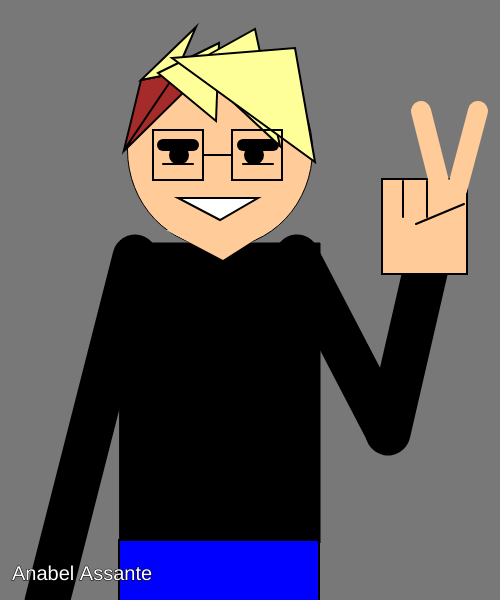
Frame 1 (no input)
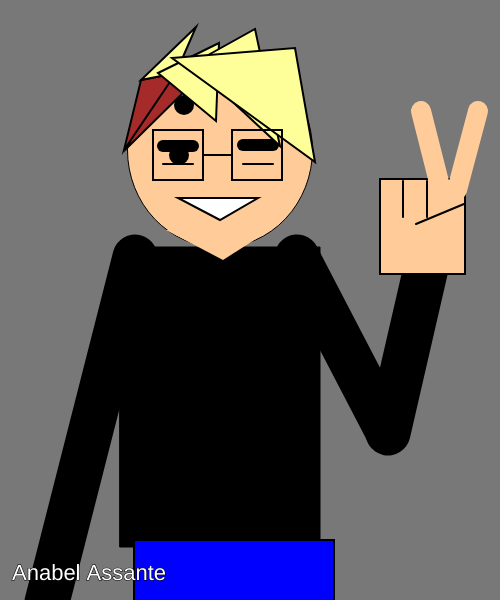
Frame 60 (no input)
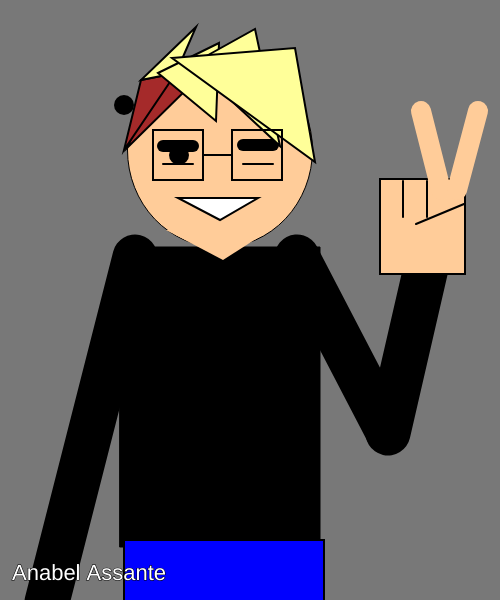
Frame 120 (the mouse pressed at the canvas centre since frame 60)

The p5.js sketch that drew these frames (run headless with seeded random() and noise() and a simulated clock; from frame 60 on, the mouse is pressed at the canvas centre):

// p5.js sketch
// ── sketch.js
var x = 100;
var y = 100;

var eyelidY = 145;
var eyelidDirection = 1;

var size = 20
var count = 0;
var sizeDirection = 2;

var handX = 382;
var handDirection = 2;

var bodyY =  243;
var bodyDirection = 4

var legsX = 119
var legsDirection = 5;

var eyeX = 254;
var eyeY = 155;

var movement;

function setup()
{
    createCanvas (500, 600);
    movement = Math.floor(Math.random() * 10) + 1;

}
function draw()
{
    background(120);
    fill(255, 204, 153)
    //head
    ellipse(220,150, 185, 195)
    //body
    fill(0, 0, 0)
    rect(120, bodyY, 200, 300)
    bodyY += bodyDirection;
    if(bodyY <=243 || bodyY >= 263)
    {
        bodyDirection *= -1;
    }
    //chin
    fill(255, 204, 153)
    noStroke();
    triangle(166, 230, 270, 230, 223, 260 )
    fill(0, 0, 0)
    point(176, 145);
    point(269, 145);
    //eyelids
    stroke('black');
    strokeWeight(12)
    line(163, eyelidY, 193, eyelidY);
    line(243, 145, 273, 145);
    eyelidY += eyelidDirection;
    if(eyelidY <= 145 || eyelidY >= 155 )
    {
        eyelidDirection *= -1;
    }
    //eyeballs
    strokeWeight(2);
    strokeWeight(20);
    point(179, 155)
    point(eyeX, eyeY)
    if(eyeX >= 257 || eyeX <= 237)
    {
        movement *= -1;
    }
    eyeX += movement;
    if(eyeY <=135 || eyeY >= 175)
    {
        movement *= -1;
    }
    eyeY += movement;
    strokeWeight(2)
    line(163, 164, 193, 164)
    line(243, 164, 273, 164)
    fill(255, 255, 255)
    triangle(178, 198, 258, 198, 220, 220)
    strokeWeight(45)
    //arms
    line(297, 257, 387, 430)
    line(388, 433, 432, 242)
    line(135, 257, 47, 602 )
    strokeWeight(2)
    //hand
    fill(255, 204, 153)
    rect(handX, 179, 85, 95)
    handX += handDirection;
    if(handX <= 372 || handX >= 392)
    {
        handDirection *= -1;
    }
    line(403, 181, 403, 217)
    line(427, 181, 427, 217)
    stroke(255, 204, 153)
    strokeWeight(20)
    line(441, 190, 421, 111)
    line(457, 190, 478, 111 )
    strokeWeight(2)
    stroke(0, 0, 0)
    line(464, 204, 416, 224)
    //legs
    fill('blue')
    rect(legsX, 540, 200, 300)
    legsX += legsDirection;
    if(legsX <= 119 || legsX >= 139)
    {
        legsDirection *= -1;
    }
    //hair
    fill('brown')
    triangle(158, 80, 191, 85, 127, 148 )
    triangle(141, 80, 176, 73, 124, 150 )
    fill(255, 255, 153)
    triangle(141, 80, 176, 73, 196, 27 )
    triangle(158, 73, 219, 43, 216, 121 )
    triangle(192, 64, 255, 29, 280, 146)
    triangle(172, 58, 295, 48, 315, 162 )
    noFill();
    rect(153, 130, 50, 50)
    rect(232, 130, 50, 50)
    line(203,155, 231, 155)
    //text
    fill('white')
    strokeWeight(1)
    textSize(size);
    size+= sizeDirection;
    count++;
    if(count >5)
    {
        sizeDirection *=-1;
        count = 0;
    }
    text("Anabel Assante", 12, 580)
}
